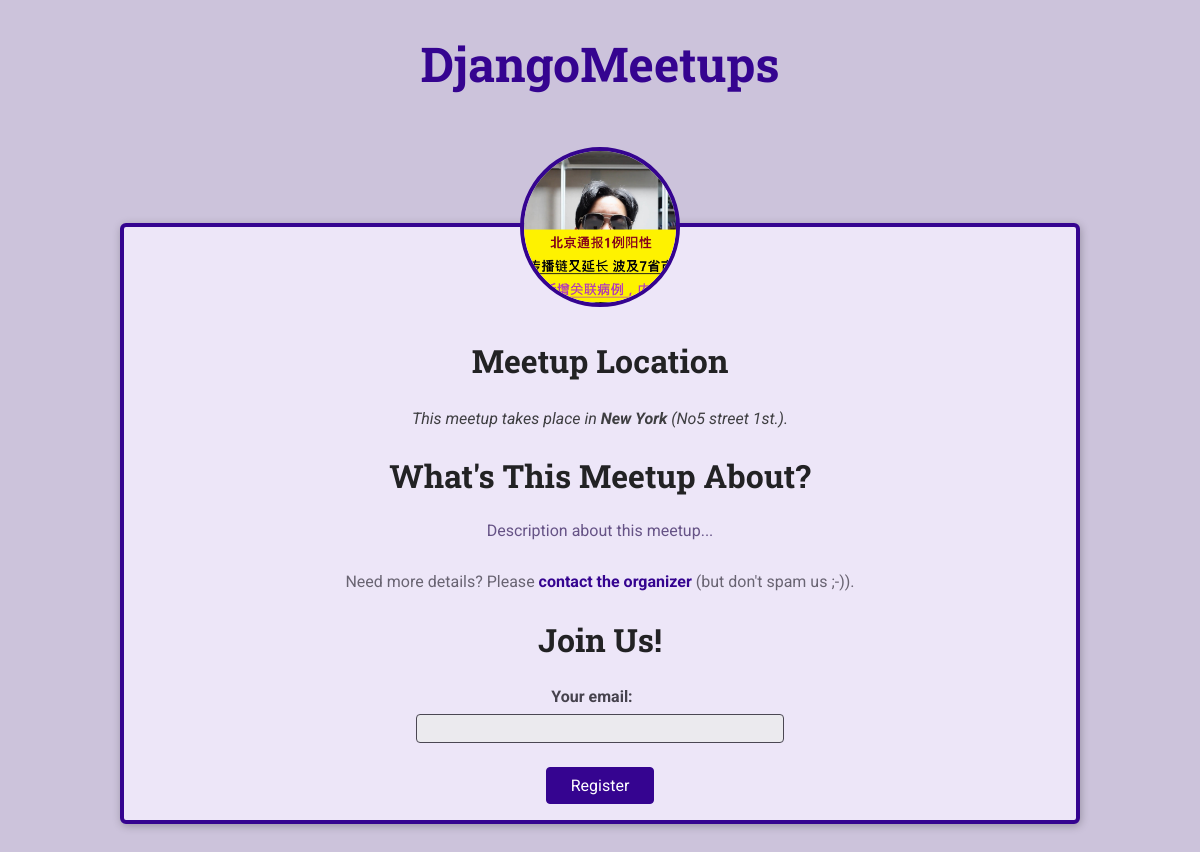
The app's page /meetups/a-first-meetup, older data.
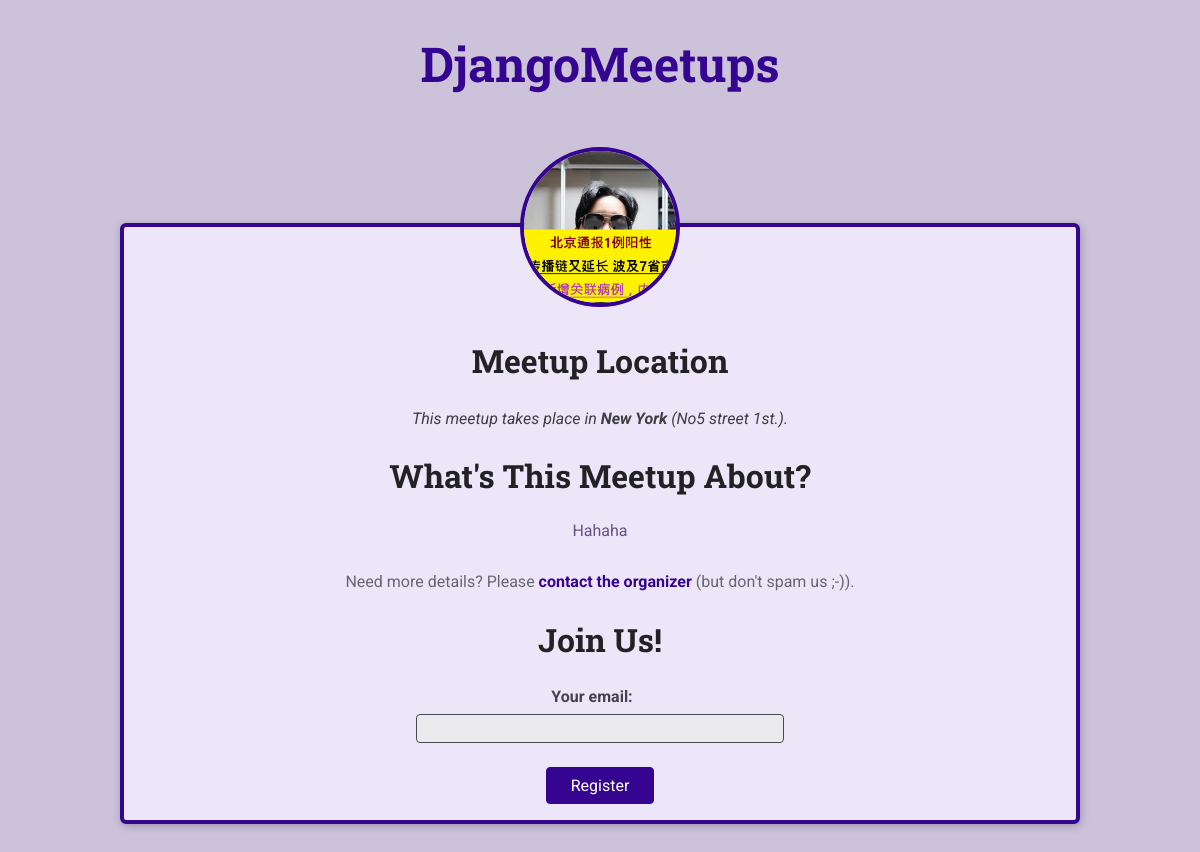
The same page, newer data.
### meetups/models.py (models this page shows, shortened)
class Meetup(models.Model):
    title = models.CharField(max_length=200)
    organizer_email = models.EmailField()
    date = models.DateField()
    slug = models.SlugField(unique=True)
    description = models.TextField()
    image = models.ImageField(upload_to='images')
    location = models.ForeignKey(Location, on_delete=models.CASCADE)
    participants = models.ManyToManyField(Participant, blank=True, null=True)

class Location(models.Model):
    name = models.CharField(max_length=200)
    address = models.CharField(max_length=300)

### meetups/views.py (the view, shortened to what this page needs)
def meetup_details(request, meetup_slug):
    try:
        selected_meetup = Meetup.objects.get(slug=meetup_slug)
        if request.method == 'GET':
            registration_form = RegistrationForm()
        return render(request, 'meetups/meetup-details.html', {
            'meetup_found': True,
            'meetup': selected_meetup,
            'form': registration_form
        })
    except Exception as exc:
        print(exc)
        return render(request, 'meetups/meetup-details.html', {
            'meetup_found': False
        })

### meetups/forms.py
class RegistrationForm(forms.Form):
    email = forms.EmailField(label='Your email')

### meetups/templates/meetups/meetup-details.html (shortened to what this page needs)
{% extends 'meetups/base/base.html' %}
{% load static %}
{% block site_css %}
<link rel="stylesheet" href="{% static 'meetups/styles/meetup-detail.css' %}" />
{% endblock site_css %}
{% block body %}
{% if meetup_found  %}
  <article>
    <img id="main-image" src="{{ meetup.image.url }}" alt="{{ meetup.title }}" />
    <section id="location">
      <h2>Meetup Location</h2>
      <address>
        This meetup takes place in <span>{{ meetup.location.name }}</span> ({{ meetup.location.address }}).
      </address>
    </section>
    <section id="details">
      <h2>What's This Meetup About?</h2>
      <p>{{ meetup.description }}</p>
      <footer>
        <p>
          Need more details? Please
          <a href="mailto:{{ meetup.organizer_email }}">contact the organizer</a> (but don't spam us ;-)).
        </p>
      </footer>
    </section>
    <section id="registration">
      <h2>Join Us!</h2>
      <form action="{% url 'meetup-details' meetup.slug %}" method="POST">
        <ul>
          {{ form.as_ul }}
        </ul>
        <div id="registration-actions">
          <button>Register</button>
        </div>
      </form>
    </section>
  </article>
{% else %}
  <p>No meetup found for this slug, sorry!</p>
{% endif %}
{% endblock body %}

Row changes from the older to the newer data that the page shows:
changed Meetup "New York": description "Description about this meetup..." → "Hahaha"
